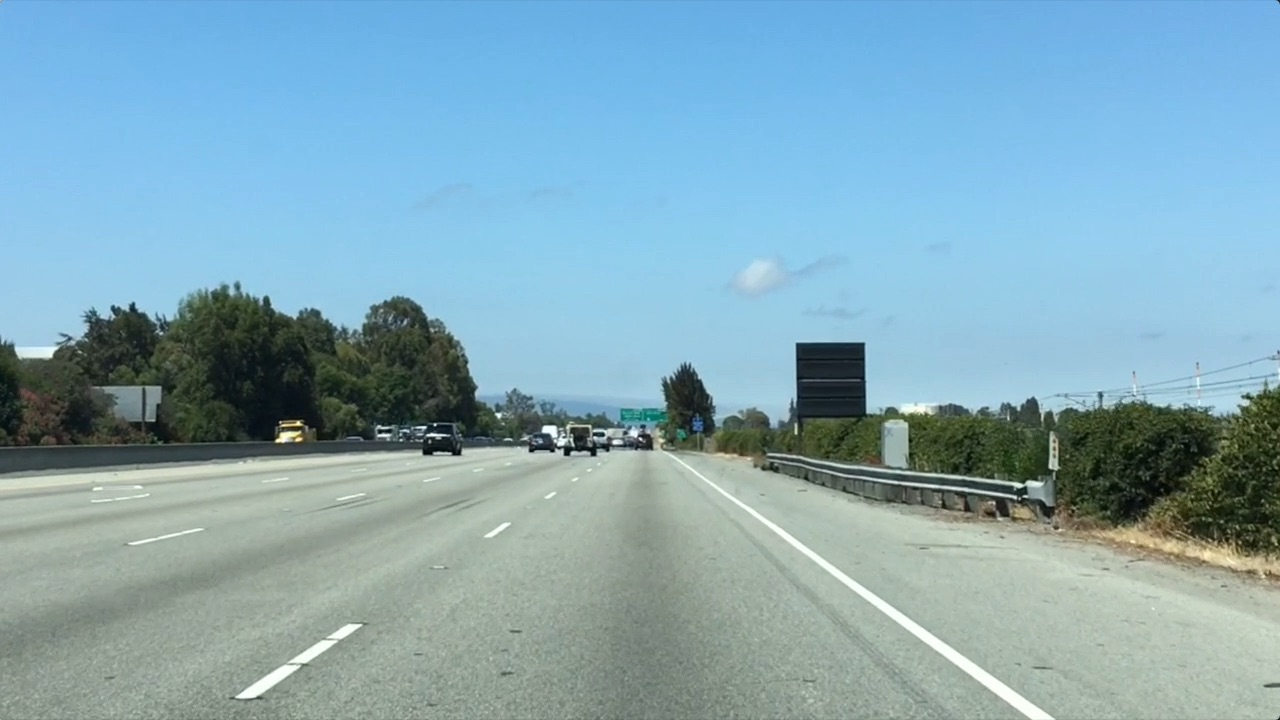
#> input picture udacity_self_driving/part1_computer_vision_and_deep_learning/module_1/computer_vision_fundamentals/test.jpg, 1280 x 720 px
$ python CompuerVision.py
#> lines starting #> are read from the running program, lines starting #| are printed output that depends on the picture; after the words box and inside, x2 and y2 are one past the last pixel; in counts of white or black regions, pixels touching at a corner belong together
#! /usr/bin/env python3
#%% Color selection
import matplotlib.pyplot as plt
import matplotlib.image as mpimg
import numpy as np
from numpy.polynomial.polynomial import Polynomial as poly
import cv2 as cv
#%%
image = mpimg.imread('test.jpg')
#> image is the input picture: shape (720, 1280, 3); mean R, G, B 132, 168.5, 182.1
#print(f"Type: {type(image)}, and dimensions: {image.shape}")
image_copy = image.copy()
#print(f"Type: {type(image_copy)}, and dimensions: {image_copy.shape}")
thresh_idx = (image[:,:,0] < 200) | (image[:,:,1] < 200) | (image[:,:,2] < 200)
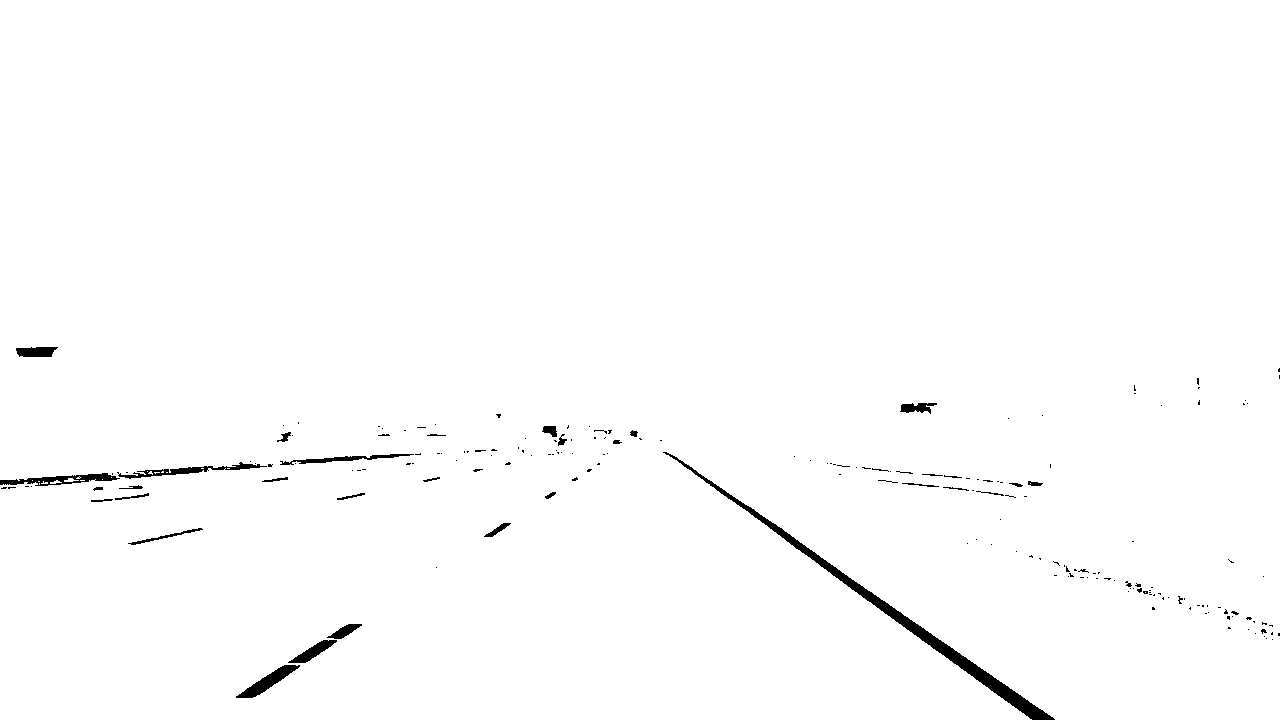
#> thresh_idx: shape (720, 1280) bool; 99% white; 196 black regions (161 under 20 px), largest, box (x1, y1, x2, y2) and area: (663, 452, 1055, 720) 3799, (0, 473, 120, 486) 673, (236, 665, 300, 698) 665
image_copy[thresh_idx] = [0,0,0]
plt.imshow(image_copy)
#mpimg.imsave("image_color_selection.jpg",image_copy)


#%% Region mask
image_region = image_copy.copy()
xsize = image_region.shape[0]
#> xsize = 720
ysize = image_region.shape[1]
#> ysize = 1280
left_buttom = [xsize, 0]
#> left_buttom = [720, 0]
right_buttom = [xsize, ysize]
#> right_buttom = [720, 1280]
apex = [4.2*xsize/7, ysize/2]
#> apex = [432, 640]
# Fit lines using Polynomial.fit
left_fit = poly.fit((left_buttom[0], apex[0]), (left_buttom[1], apex[1]), 1, [])
right_fit = poly.fit((right_buttom[0], apex[0]), (right_buttom[1], apex[1]), 1, [])
#buttom_fit = poly.fit((left_buttom[0], right_buttom[0]), (left_buttom[1], right_buttom[1]), 0, [])
X, Y = np.meshgrid(np.arange(0, xsize), np.arange(0, ysize), sparse = False, indexing = 'ij') # xy indexing by default means you should make it ij to get X = len(x)*len(y) otherwise you get X = len(y)*len(x)
region_mask = (Y > left_fit(X)) & (Y < right_fit(X)) & (X < left_buttom[0])
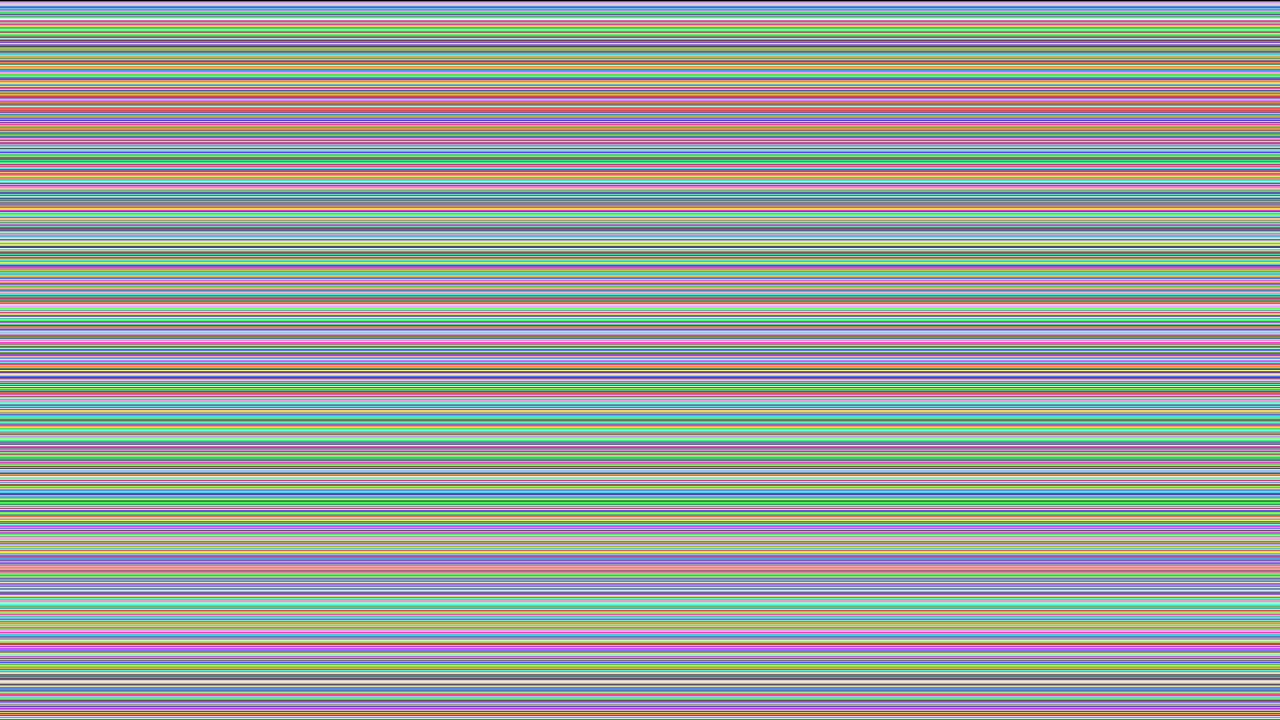
#> X: shape (720, 1280) int64; 720 distinct labels, from 0 to 719; one colour per label, 0 black
image_region[~region_mask] = [50, 50, 250]
plt.imshow(image_region)
#mpimg.imsave("image_region_mask.jpg",image_region)

#%%
image_lines = image.copy()
image_lines[~thresh_idx & region_mask] = [255, 0, 0]
#> image_lines: shape (720, 1280, 3); 0.58% of pixels changed, all inside (x1, y1, x2, y2) = (236, 434, 1055, 720)
plt.imshow(image_lines)
#%% Canny edge detection
image_gray = cv.cvtColor(image, cv.COLOR_BGR2GRAY)
def Canny_thresh(thresh):
#> called with thresh = 0
    edges = cv.Canny(image_gray, thresh, 3*thresh)
#> edges: shape (720, 1280); 27.9% white in thin lines or dots
    cv.imshow('Canny_edges', edges)
cv.namedWindow('Canny_edges')
cv.createTrackbar('low_thresh','Canny_edges', 140, 200, Canny_thresh) # 140 is good
Canny_thresh(0)
while(True):
    thresh = cv.getTrackbarPos('low_thresh', 'Canny_edges')
    k = cv.waitKey(1) & 0xFF
#> (key Esc is pressed here)
    if k != 0xFF:
        break

#%% Hough lines detection
edges = cv.Canny(image_gray, thresh, 3*thresh)
#> edges: shape (720, 1280); 1.3% white in thin lines or dots
rho_res = 1
theta_res = np.pi/180
hough_inter_min = 3  #min Hough lines intersection to consider
min_line_len = 3 #low thresh of line length
max_line_gap = 6 #max dist between 2 points that intersect in hough to get connected in one line

def Hough_thresh(call_input):
#> called with call_input = 0
    lines = cv.HoughLinesP(edges, rho_res, theta_res, hough_inter_min, np.array([]), min_line_len, max_line_gap)
#> lines = 1655 rows, first 6: [733, 496, 987, 673], [879, 408, 887, 408], [661, 449, 676, 451], [738, 417, 746, 416], [765, 452, 789, 454], [986, 478, 991, 479]
    line_image = image.copy()*0
#> line_image: shape (720, 1280, 3); every value is 0
    for line in lines:
        for x1,y1,x2,y2 in line:
            cv.line(line_image, (x1,y1), (x2,y2), [0,0,255], 5, cv.LINE_AA)
#> this loop made 1655 passes
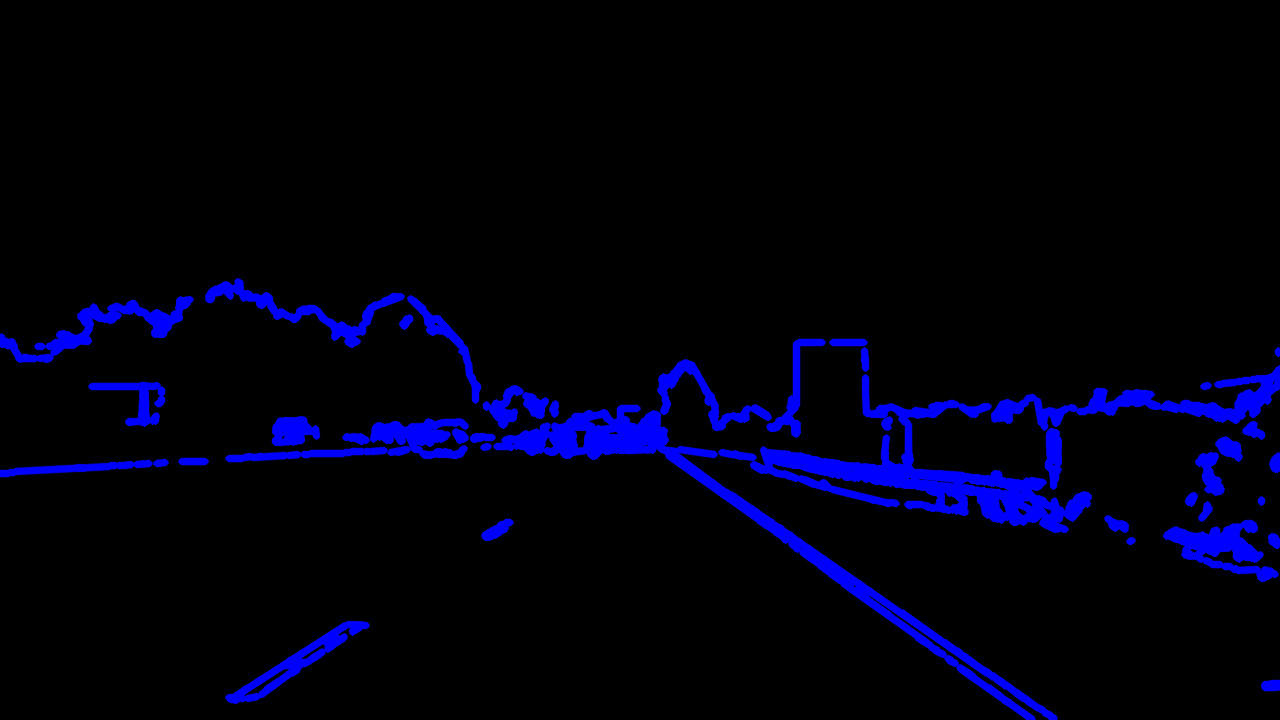
#> line_image: shape (720, 1280, 3); mean R, G, B 0, 0, 16.3
    edges_3 = np.dstack((edges, edges, edges))
#> edges_3: shape (720, 1280, 3); 1.3% white in thin lines or dots
    edges_lines = cv.addWeighted(edges_3, 0.5, line_image, 0.5, 0)
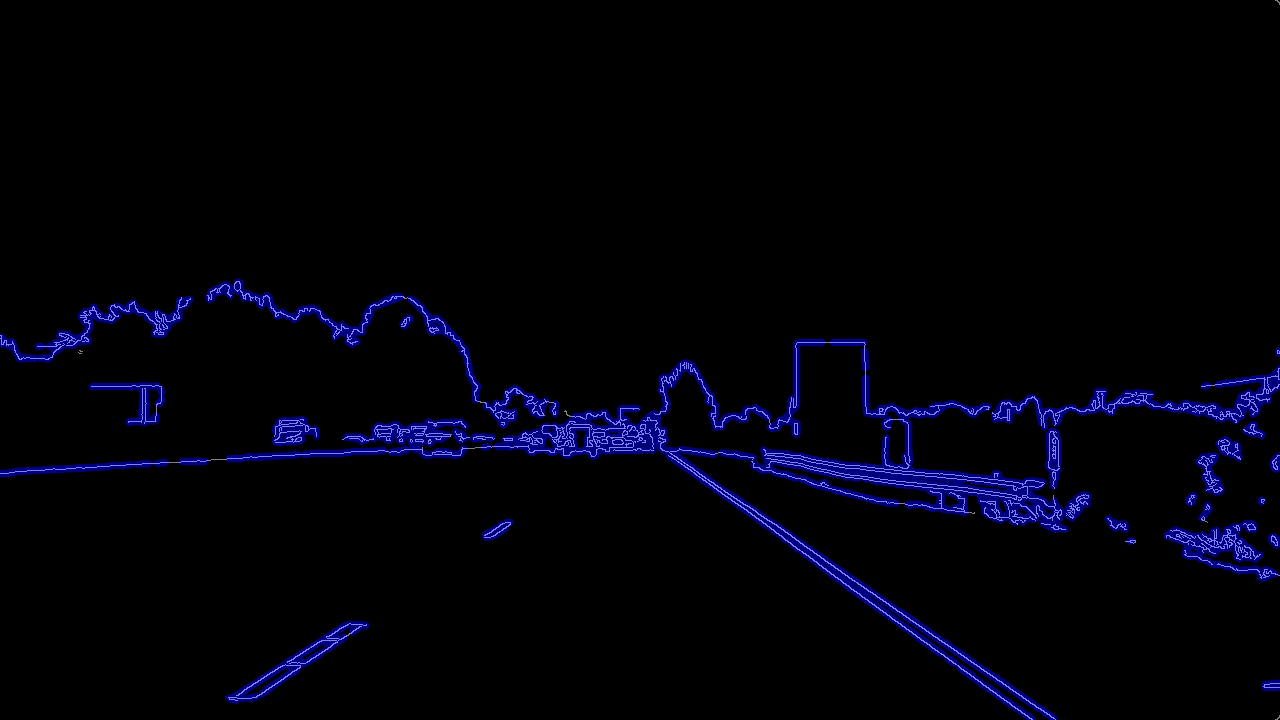
#> edges_lines: shape (720, 1280, 3); mean of channels 0, 1, 2 1.6, 1.6, 9.8; drawn as R, G, B
    cv.imshow('Hough_lines', edges_lines)

cv.namedWindow('Hough_lines')
cv.createTrackbar('rho_res','Hough_lines', 1, 10, Hough_thresh)
cv.createTrackbar('theta_res*(np.pi/180)','Hough_lines', 1, 10, Hough_thresh)
cv.createTrackbar('hough_inter_min','Hough_lines', 3, 5, Hough_thresh)
cv.createTrackbar('min_line_len','Hough_lines', 3, 20, Hough_thresh)
cv.createTrackbar('max_line_gap','Hough_lines', 6, 10, Hough_thresh)
Hough_thresh(0)
while(True):
    rho_res         = cv.getTrackbarPos('rho_res', 'Hough_lines')                           #1
#> rho_res = 1
    theta_res       = (np.pi/180)*cv.getTrackbarPos('theta_res*(np.pi/180)', 'Hough_lines') #1
#> theta_res = 0.0175
    hough_inter_min = cv.getTrackbarPos('hough_inter_min', 'Hough_lines')                   #3
#> hough_inter_min = 3
    min_line_len    = cv.getTrackbarPos('min_line_len', 'Hough_lines')                      #3
#> min_line_len = 3
    max_line_gap    = cv.getTrackbarPos('max_line_gap', 'Hough_lines')                      #6
#> max_line_gap = 6
    k = cv.waitKey(1) & 0xFF
#> (key Esc is pressed here)
    if k != 0xFF:
        break
